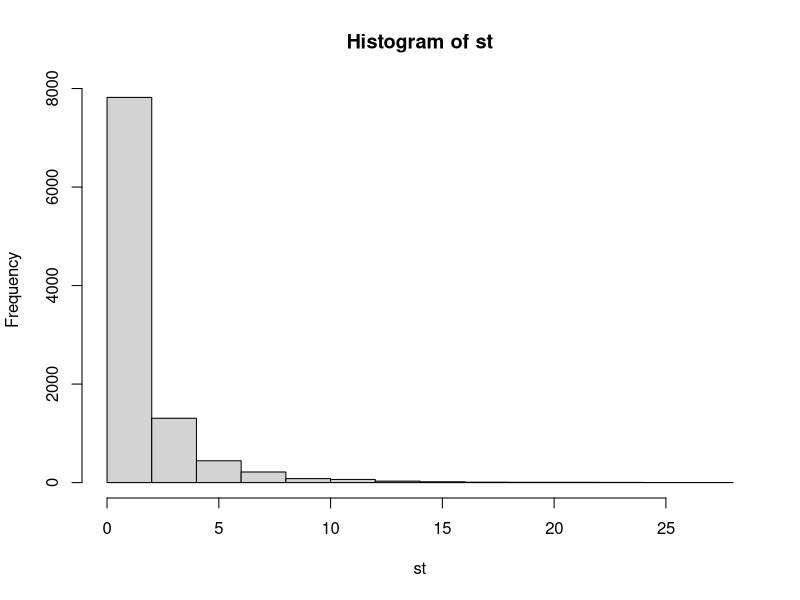
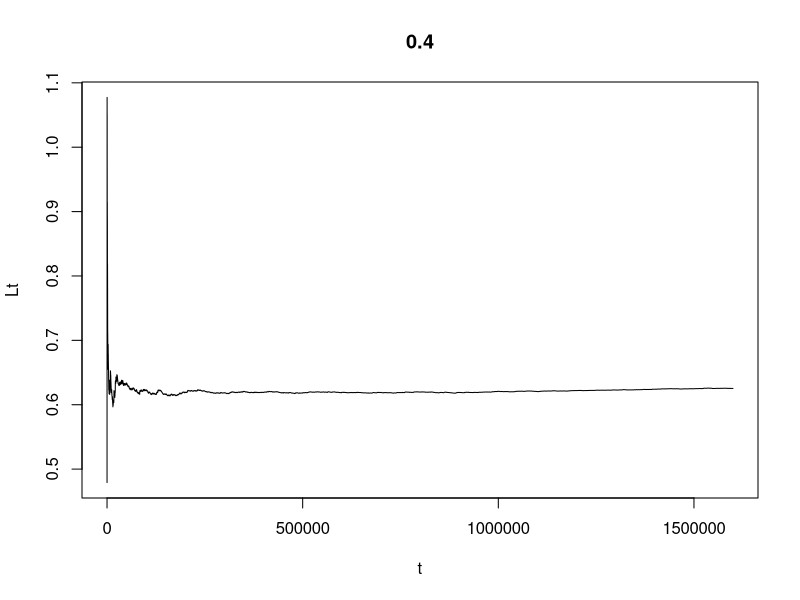
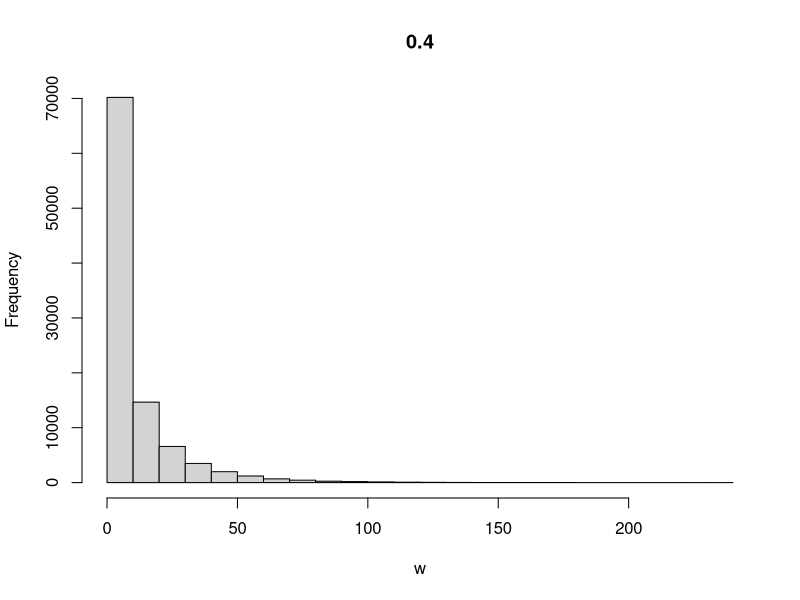
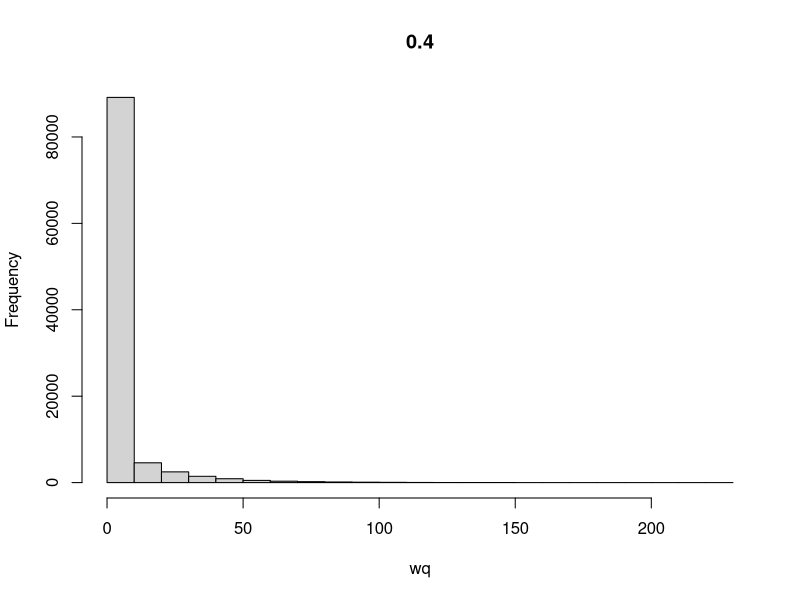
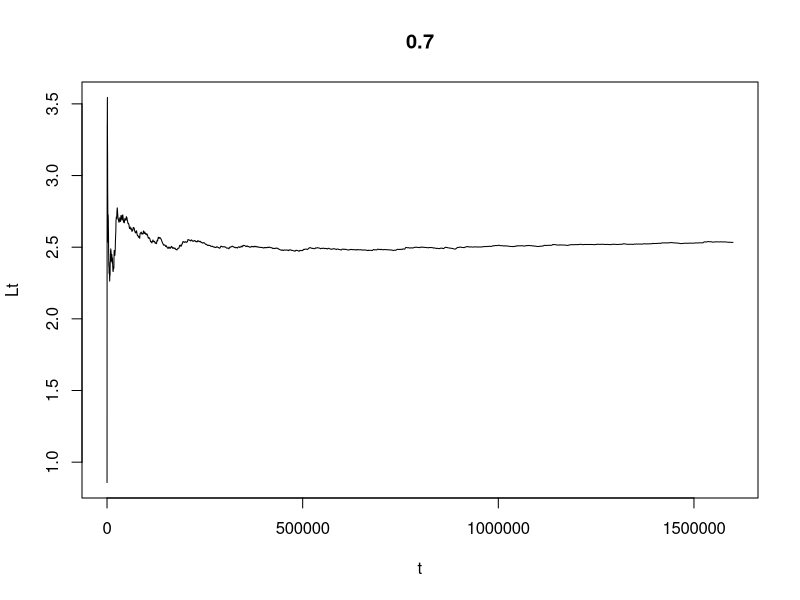
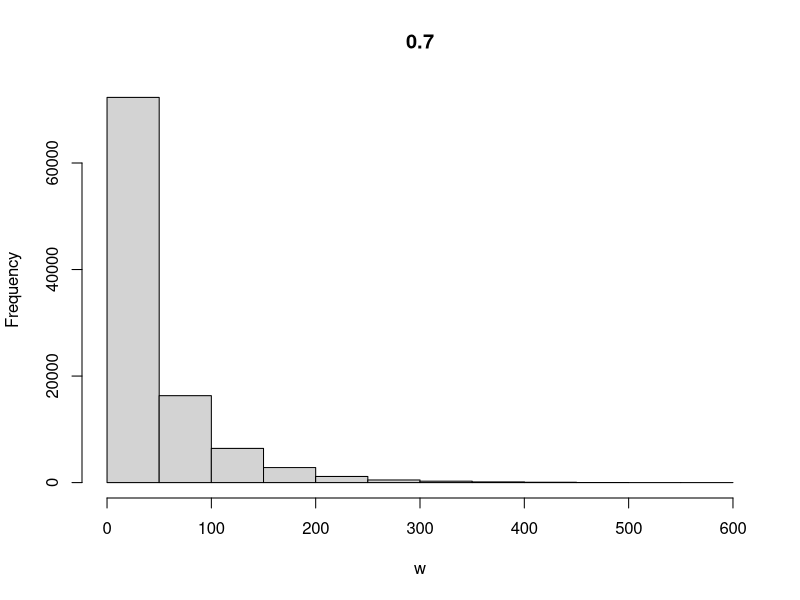
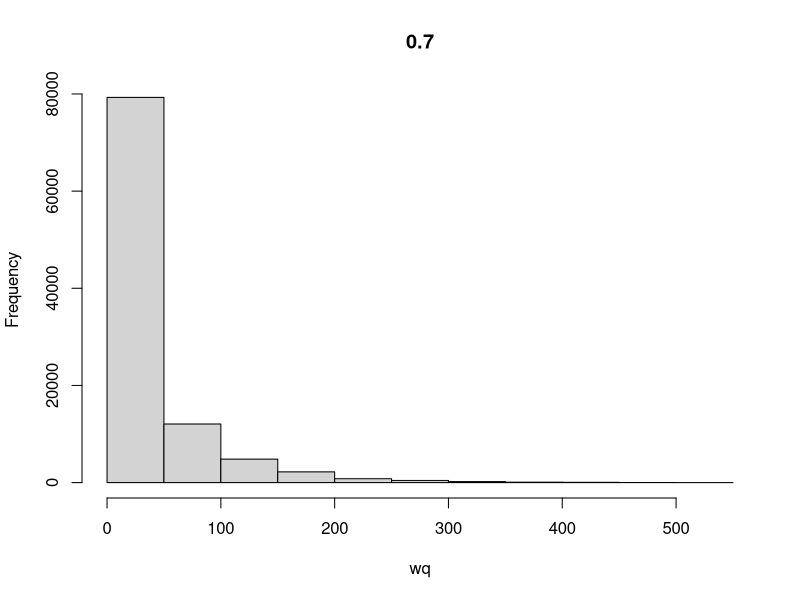
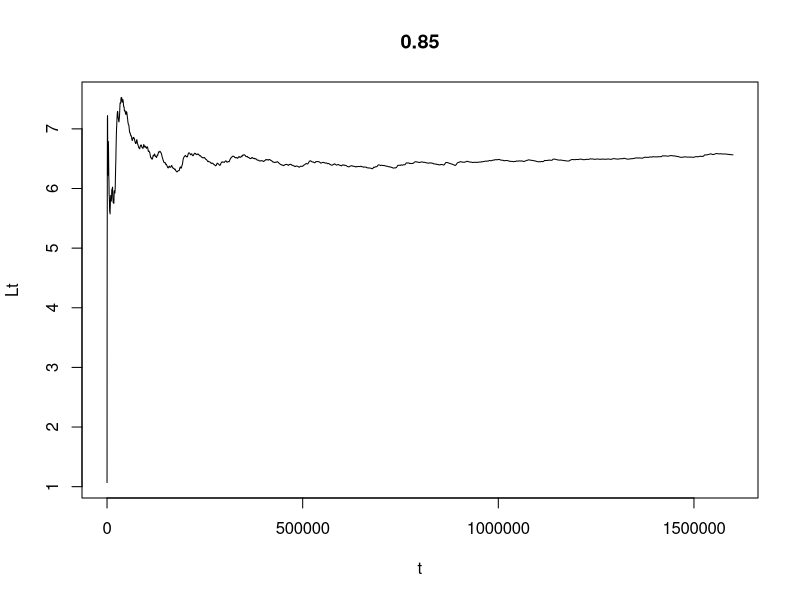

The R script that drew these images, in order:
#-------------------exercise 1:

set.seed(42)

#parameters
#number of clients
clients = 10000
#shape
a = 0.6500
#a = 0,5556
#scale
b = 1

#THEORY
#firstly we define the expected service time, based on theory
#Mean E[x]
Theor_mean<- b * gamma((a + 1)/a)
#Variance Var[X]
Theor_var <- b^2 *(gamma((a+2)/a) - (gamma((a+1)/a))^2)
#COefficent of variation
Theor_cv <- sqrt(Theor_var/(Theor_mean)^2)


#EXPERIMENT
#then we define our weibull distribution
service_time <-rweibull(clients, a, b)
#in order to analyze the parameters we convert it into a vector
st <- as.vector(service_time)

Obtained_mean <- mean(st)
Obtained_var <- var(st)
Obtained_median <- median(st)
Obtained_cv <- sqrt(var(st))/mean(st)

sprintf("Mean from theory = %s", Theor_mean)
sprintf("Mean from experiment = %s", Obtained_mean)

sprintf("Variance from theory = %s", Theor_var)
sprintf("Vatiance from experiment = %s", Obtained_var)

sprintf("CV from theory = %s", Theor_cv)
sprintf("CV from experiment = %s", Obtained_cv)


sprintf("Median from experiment = %s", Obtained_median)

hist(st)



#-------------------exercise 2:

clients2=100000
traffic_factors=c(0.4,0.7,0.85,0.925)
#shape
a = 0.6500
#a = 0,5556
seeds=c(309,8734,3672,7346,1256,3476,4387,9822,276,384)


for(i in 1:length(traffic_factors)){

  #Initialization
  w <- c()
  wq <- c()
  W <- c()
  Wq <- c()
  L <- c()
  Lq <- c()
  #Lt <- c()
  Lt_seeds <- matrix(nrow = length(seeds), ncol=clients2)
  t_seeds <- matrix(nrow=length(seeds), ncol=clients2)

  AllenCuneen_Wq <- c()
  AllenCuneen_Lq <- c()

  for(seed in 1:length(seeds)) {

    set.seed(seeds[seed])

    #tau <- rgamma(clients2,7,3)
    tau <- rgamma(clients2,32,2)
    Etau <- mean(tau)
    #tau <- c(0,tau)

    #calculation of b with the parameters
    b <- traffic_factors[i] * Etau / gamma((a + 1)/a)

    #x follows a weibull distribution
    x <- as.vector(rweibull(clients2,a,b))

    #t is the cumulative sum of tau
    t <- cumsum(tau)

    #Calculation of each arrival and exit time
    theta <- numeric(length(x))
    ts <- numeric(length(x))

    for (j in 1:clients2){

      #ts[1]=t[1]
      #at j>1, ts[j] = max(theta[j-1], t[j])

      ifelse(j==1, ts[j] <- t[j], ts[j] <- max(theta[j-1],t[j]))

      theta[j] <- ts[j] + x[j]

    }


    #Calculating statistics ------------

    #Sojourn time of clients in WS
    w = theta - t
    #Sojourn time of clients in queue
    wq <- ts - t

    L <- cumsum(w)
    W <- L
    Lq <- cumsum(wq)
    Wq <- Lq

    Lt_seeds[seed,] <- L / (t - t[1])
    t_seeds[seed,] <- t

    W <- W/clients2
    Wq <- Wq/clients2
    L <- L/(t[clients2]-t[1])
    Lq <- Lq/(t[clients2]-t[1])


    #Theoretical values ------------
    #Allen-Cuneen appro

    lambda <- 1/mean(tau)
    mu <- 1/mean(x)
    rho <- traffic_factors[i]

    AllenCuneen_Lq <- (rho^2 / (1-rho)) * (lambda^2 * var(tau) + mu^2 * var(x)) / 4
    AllenCuneen_Wq <- AllenCuneen_Lq / lambda


  }


  #Taking the means of the previous values for all the seeds
  Lt <- apply(Lt_seeds,2,mean)
  t <- apply(t_seeds,2,mean)

  #Standard deviation
  sd_Wq <- sd(Wq)
  sd_Lq <- sd(Lq)

  W <- mean(W)
  Wq <- mean(Wq)
  L <- mean(L)
  Lq <- mean(Lq)
  AllenCuneen_Lq <- mean(AllenCuneen_Lq)
  AllenCuneen_Wq <- mean(AllenCuneen_Wq)


  #Confidence interval
  #mean +/- 2*sd / sqrt(n)
  CI_Wq_low <- Wq - 2*sd_Wq/sqrt(length(seeds))
  CI_Wq_up <- Wq + 2*sd_Wq/sqrt(length(seeds))

  CI_Lq_low <- Lq - 2*sd_Lq/sqrt(length(seeds))
  CI_Lq_up <- Lq + 2*sd_Lq/sqrt(length(seeds))

  #Printing results
  cat(sprintf("rho = %f, W = %f, L = %f, Wq = %f, CI = [%f,%f], Lq = %f,  CI = [%f,%f], Allen Cuneen Lq = %f, Allen Cuneen Wq = %f, b = %f \n",
              traffic_factors[i], W, L, Wq, CI_Wq_low, CI_Wq_up, Lq, CI_Lq_low, CI_Lq_up, AllenCuneen_Lq, AllenCuneen_Wq, b))



  #Plot curves
  plot(t, Lt, type = "n", main = traffic_factors[i])
  lines(t,Lt)


  hist(w,main=traffic_factors[i])
  hist(wq,main=traffic_factors[i])

  summary(w)
  summary(wq)



}
